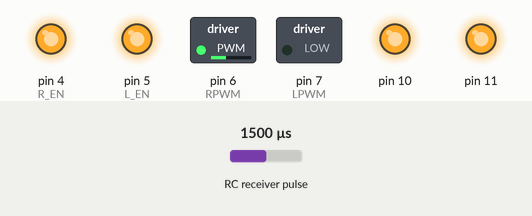
Simulated run of this sketch. Board: Arduino Uno, built with avr-gcc and run on an emulated ATmega328P. On the bench: switched loads named in the sketch (green lamp = pin HIGH), output pins drawn as LEDs (lit = HIGH). Wiring (inferred from the names in the program): RC receiver channel: data pin 2. The inputs (shaded band) are chosen by the test bench; at power-on: RC receiver pulse 1500 µs. What the sketch prints to the serial monitor is not drawn.

Above: at 1.2 s.
1.3 s: RC receiver pulse (sensor on pin 2) set to 1020 µs
2.8 s: RC receiver pulse (sensor on pin 2) set to 1250 µs
At 3.9 s:
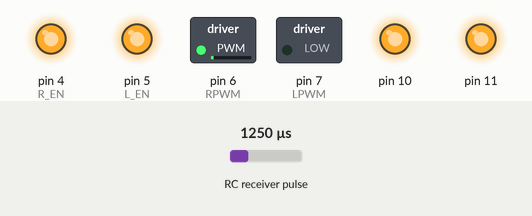
5.8 s: RC receiver pulse (sensor on pin 2) set to 1980 µs
At 6.3 s:
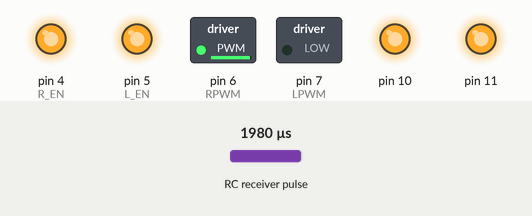
8.8 s: RC receiver pulse (sensor on pin 2) set to 1750 µs
At 9.8 s:
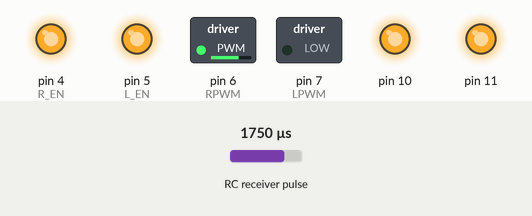
11.8 s: RC receiver pulse (sensor on pin 2) set to 1190 µs
14.8 s: RC receiver pulse (sensor on pin 2) set to 1500 µs
Timing chart, 0 to 18.8 s (numbered marks = the images above; inputs shaded):
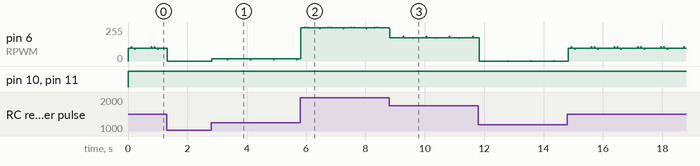

The sketch:

Helicoide_RC.ino
```cpp
// ==========================
// PINOS BTS7960
// ==========================
#define R_EN   4
#define L_EN   5
#define RPWM   6
#define LPWM   7

// ==========================
// CANAL 3 (RECEPTOR)
// ==========================
#define CH3_PIN 2

// ==========================
// VARIÁVEIS (INTERRUPÇÃO)
// ==========================
volatile unsigned long startTime = 0;
volatile unsigned long pulseWidth = 1500;

// ==========================
// SETUP
// ==========================
void setup() {
  pinMode(R_EN, OUTPUT);
  pinMode(L_EN, OUTPUT);
  pinMode(RPWM, OUTPUT);
  pinMode(LPWM, OUTPUT);

  pinMode(CH3_PIN, INPUT);

  // Habilita ponte H
  digitalWrite(R_EN, HIGH);
  digitalWrite(L_EN, HIGH);

  // Motor parado
  analogWrite(RPWM, 0);
  analogWrite(LPWM, 0);

  pinMode(10, OUTPUT);
  pinMode(11, OUTPUT);

  //reles
  pinMode(10, OUTPUT);
  pinMode(11, OUTPUT);
  digitalWrite(10, LOW);
  digitalWrite(11, LOW);

  Serial.begin(9600);

  // INTERRUPÇÃO
  attachInterrupt(digitalPinToInterrupt(CH3_PIN), readCH3, CHANGE);
}

// ==========================
// LOOP PRINCIPAL
// ==========================
void loop() {
    digitalWrite(10, HIGH);
  digitalWrite(11, HIGH);
  Serial.println(pulseWidth); // debug

  // ==========================
  // SEGURANÇA (sinal inválido)
  // ==========================
  if (pulseWidth < 900 || pulseWidth > 2100) {
    stopMotor();
    return;
  }

  // ==========================
  // CONTROLE USANDO TODA FAIXA
  // ==========================

  if (pulseWidth > 1200) {
    // Usa praticamente todo o curso do stick
    int pwm = map(pulseWidth, 1200, 2000, 0, 255);

    pwm = constrain(pwm, 0, 255);

    analogWrite(RPWM, pwm);
    analogWrite(LPWM, 0);

    digitalWrite(10, HIGH);
    digitalWrite(11, HIGH);
  }
  else {
    stopMotor();
  }
}

// ==========================
// INTERRUPÇÃO (LEITURA PWM)
// ==========================
void readCH3() {
  if (digitalRead(CH3_PIN) == HIGH) {
    startTime = micros();
  } else {
    pulseWidth = micros() - startTime;
  }
}

// ==========================
// FUNÇÃO PARAR MOTOR
// ==========================
void stopMotor() {
  analogWrite(RPWM, 0);
  analogWrite(LPWM, 0);

  digitalWrite(10, LOW);
  digitalWrite(11, LOW);
}
```

Measured:
- after the input at 2.8 s, pin 6 (RPWM): 0/255 → 16/255 at once, then repeats every 0.78 s: 17/255 0.02 s, 10/255 0.02 s, 16/255 0.06 s, 17/255 0.02 s, 16/255 0.66 s
